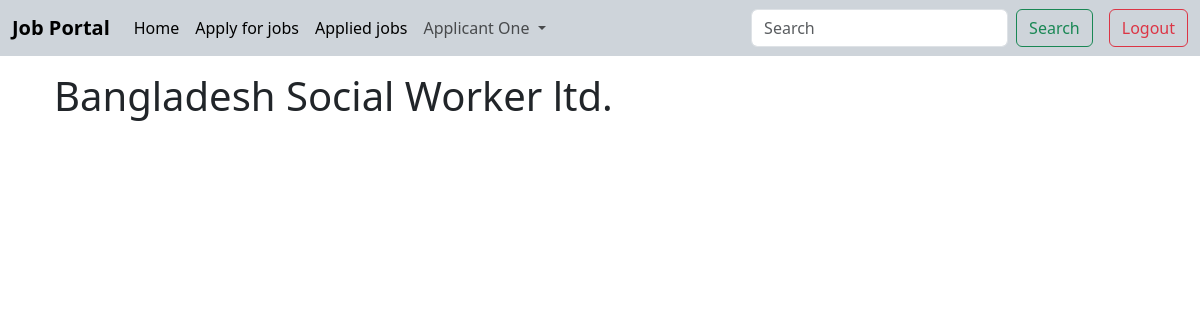
/company/company_detail/4 (signed in), run on the app's committed database.
### users/models.py (models this page shows)
class User(AbstractBaseUser):
    USERNAME_FIELD = 'email'
    email = models.EmailField(unique = True)
    is_recruiter = models.BooleanField(default = False)
    is_applicant = models.BooleanField(default = False)
    has_resume = models.BooleanField(default = False)
    has_company = models.BooleanField(default = False)
    objects = UserManager()

### resume/models.py (models this page shows, shortened)
class Resume(models.Model):
    user = models.OneToOneField(User,on_delete = models.CASCADE)
    first_name = models.CharField(max_length=100,null=True,blank=True)
    surname = models.CharField(max_length=100, null=True, blank=True)
    location = models.CharField(max_length=100, null=True, blank=True)
    job_title = models.CharField(max_length=100, null=True, blank=True)
    resume= models.FileField(upload_to='resume',null=True,blank=True)

### company/models.py (models this page shows, shortened)
class Company(models.Model):
    user = models.OneToOneField(User, on_delete=models.CASCADE)
    name = models.CharField(max_length=100,null=True,blank=True)
    est_date = models.DateField(null=True,blank=True)
    city = models.CharField(max_length=100,null=True,blank=True)
    state = models.CharField(max_length=100,null=True,blank=True)

### company/views.py (the view)
# urls.py: path('company_detail/<str:id>',views.company_detail,name='company_detail')
@login_required
def company_detail(request,id):
    company=Company.objects.get(id=id)
    context ={
        'company':company
    }
    return render(request,'company/company_detail.html',context)

### templates/company/company_detail.html
{% extends "base.html" %}
{% block content %}
<section class="container">
    <h1> {{company.name}}</h1>
</section>
{% endblock  %}

### templates/navbar.html (shortened to what this page needs)
<nav class="navbar navbar-expand-lg bg-dark-subtle mb-3">
  <div class="container-fluid">
    <a class="navbar-brand fs-5 fw-bold " href="{% url "home" %}">Job Portal</a>
    <div class="collapse navbar-collapse" id="navbarScroll">
      <ul class="navbar-nav me-auto my-2 my-lg-0 navbar-nav-scroll" style="--bs-scroll-height: 100px;">
        <li class="nav-item">
          <a class="nav-link active" aria-current="page" href="{% url "home" %}">Home</a>
        </li>
        {% if request.user.is_authenticated %}
        {% if request.user.is_applicant %}
          {% if not request.user.has_resume %}
          <li class="nav-item">
            <a class="nav-link active" aria-current="page" href="{% url "updateresume" %}">Create Resume</a>
          </li>
          {% else %}
          <li class="nav-item">
            <a class="nav-link active" aria-current="page" href="{% url "job_list" %}">Apply for jobs</a>
          </li>
          <li class="nav-item">
            <a class="nav-link active" aria-current="page" href="{% url "applied_job" %}">Applied jobs</a>
          </li>
          {% endif %}
        {% endif %}
        <li class="nav-item dropdown">
          <a class="nav-link dropdown-toggle" href="#" role="button" data-bs-toggle="dropdown" aria-expanded="false">
            {% if request.user.has_resume %}
              {{request.user.resume.first_name}} {{request.user.resume.surname}}
            {% else %}
              {{request.user.email}}
            {% endif %}
          </a>
        </li>
        {% endif %}
      </ul>
      <div class='d-flex justify-content-between gap-3 '>
        <form class="d-flex" role="search" action='{% url "search" %}'>
          <input class="form-control me-2" name='search' type="search" placeholder="Search" aria-label="Search">
          <button class="btn btn-outline-success" type="submit">Search</button>
        </form>
        <div class="nav-item">
          {% if request.user.is_authenticated %}
          <a class="btn btn-outline-danger" href="{% url "logout" %}">Logout</a>
          {% else %}
          <a class="btn btn-success" href="{% url "login" %}">Login</a>
          {% endif %}
        </div>
      </div>
    </div>
  </div>
</nav>

### data on the page
User: user.resume.first_name "Applicant", user.resume.surname "One"
Company: name "Bangladesh Social Worker ltd."
